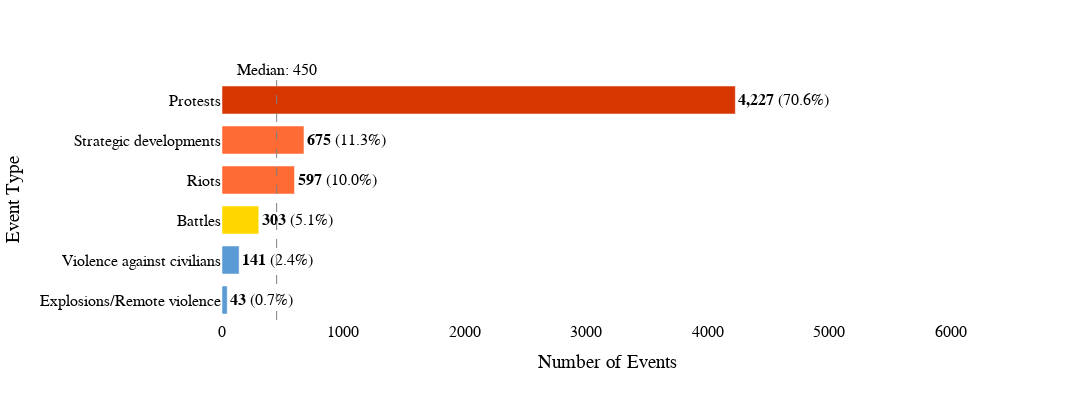
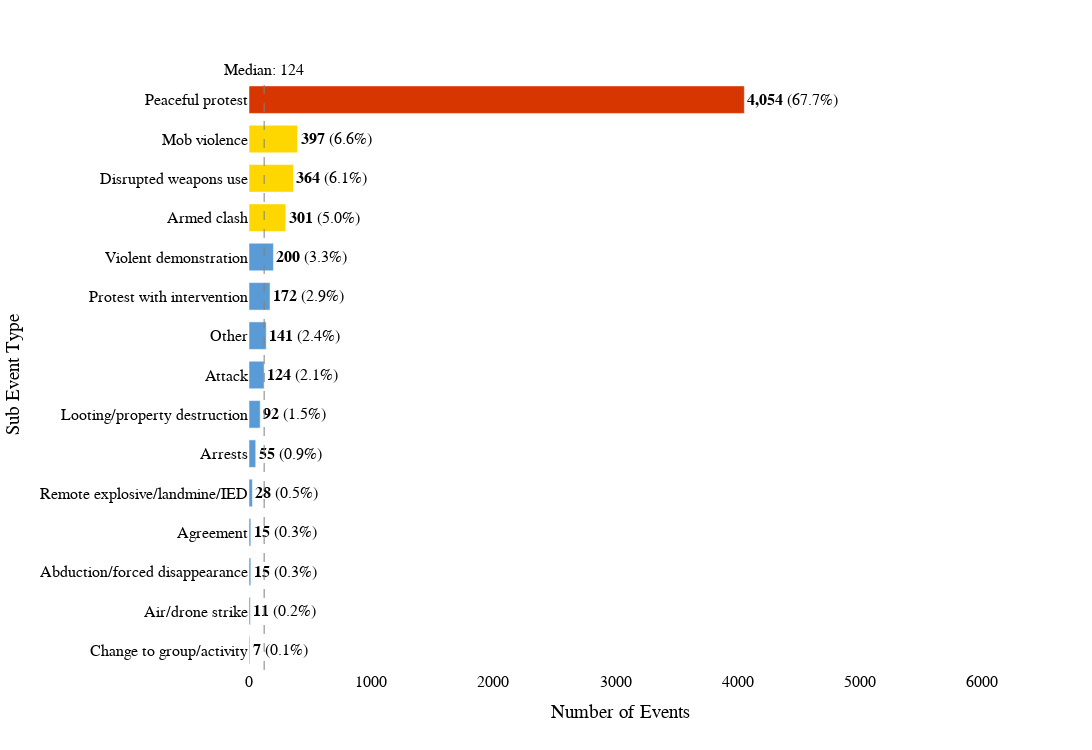
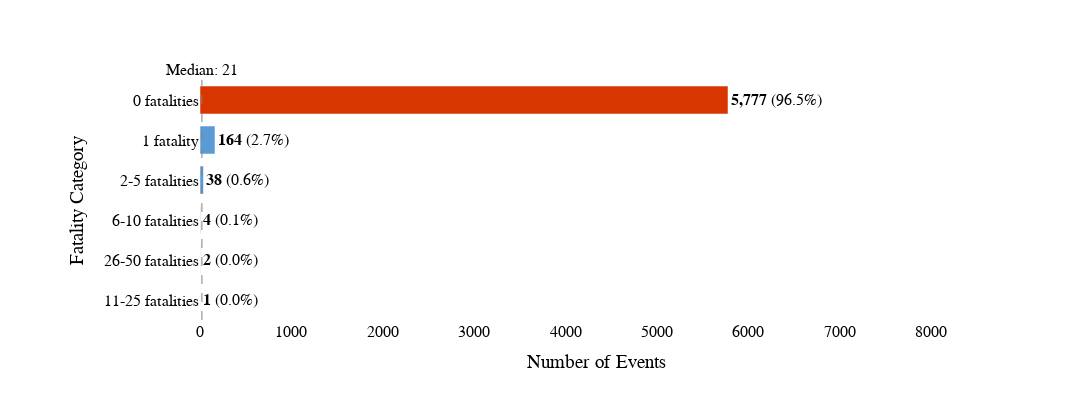

Notebook code cell kept with these figures, in order:
### Code cell
# ACLED Distribution Analysis (Forecast Generation Style)
if acled_pd is not None:
    
    def create_distribution_plot(data_column, column_name, top_n=15, chart_title=None):
        """
        Create a horizontal bar chart with forecast_generation styling
        """
        if column_name not in acled_pd.columns:
            print(f"Column '{column_name}' not found in dataset")
            return None
            
        # Get value counts
        value_counts = acled_pd[column_name].value_counts()
        
        # Take top N values if specified
        if top_n and len(value_counts) > top_n:
            value_counts = value_counts.head(top_n)
            title_suffix = f" (Top {top_n})"
        else:
            title_suffix = ""
        
        # Sort in ascending order for proper horizontal bar chart display
        value_counts = value_counts.sort_values(ascending=True)
        
        # Prepare data
        categories = value_counts.index.tolist()
        counts = value_counts.values.tolist()
        
        # Create text labels showing both count and percentage
        total_events = acled_pd[column_name].count()
        text_labels = []
        for count in counts:
            percentage = (count / total_events) * 100
            text_labels.append(f"<b>{count:,}</b> ({percentage:.1f}%)")
        
        # Create color mapping (similar to forecast_generation script)
        colors = []
        max_count = max(counts)
        for count in counts:
            # Color intensity based on relative frequency
            intensity = count / max_count
            if intensity >= 0.8:
                colors.append('#d73600')  # High frequency - dark red
            elif intensity >= 0.1:
                colors.append('#ff6b35')  # Medium-high frequency - orange-red
            elif intensity >= 0.07:
                colors.append('#ffd700')  # Medium frequency - gold
            elif intensity >= 0.05:
                colors.append('#87ceeb')  # Low-medium frequency - sky blue
            else:
                colors.append('#5b9bd5')  # Low frequency - blue
        
        # Create the horizontal bar chart
        fig = go.Figure()
        
        fig.add_trace(go.Bar(
            y=categories,
            x=counts,
            orientation='h',
            marker=dict(
                color=colors,
                line=dict(color='white', width=0.5)
            ),
            text=text_labels,
            textposition='outside',
            textfont=dict(size=14),
            cliponaxis=False,
            hovertemplate=(
                "<b>%{y}</b><br>"
                "Count: %{x:,}<br>"
                "Percentage: %{customdata:.1f}%"
                "<extra></extra>"
            ),
            customdata=[(count / total_events) * 100 for count in counts]
        ))
        
        # Calculate dynamic height based on number of categories
        num_categories = len(categories)
        bar_height = 50
        calculated_height = max(400, num_categories * bar_height)
        
        # Set x-axis range with extra space for labels
        x_range = [0, max(counts) * 1.5]
        
        # Update axes with styling similar to forecast_generation
        fig.update_xaxes(
            showticklabels=True,
            tickfont=dict(size=16),
            showgrid=False,
            gridcolor='lightgray',
            automargin=True,
            title="Number of Events"
        )

        fig.update_yaxes(
            tickfont=dict(size=16),
            tickmode='linear',
            showgrid=False,
            side='left',
            categoryorder='array',
            categoryarray=categories,
            automargin=True,
            title=column_name.replace('_', ' ').title()
        )
        
        # Update layout with styling similar to forecast_generation
        fig.update_layout(
            font=dict(size=16, family="Times New Roman", color="black"),
            uniformtext_minsize=16,
            uniformtext_mode='show',
            margin=dict(l=200, r=100, t=80, b=80),
            height=calculated_height,
            width=1200,
            paper_bgcolor='white',
            plot_bgcolor='white',
            showlegend=False,
            xaxis=dict(range=x_range),
            bargap=0.3
        )
        
        # Add vertical line at median for reference
        median_count = np.median(counts)
        fig.add_vline(
            x=median_count, 
            line_dash="dash", 
            line_color="gray", 
            line_width=1,
            annotation_text=f"Median: {median_count:,.0f}",
            annotation_position="top"
        )
        
        return fig, value_counts
    
    # 1. Event Type Distribution
    print("Creating Event Type Distribution...")
    fig_event_type, event_type_stats = create_distribution_plot('event_type', 'event_type')
    if fig_event_type:
        fig_event_type.show()
        print(f"Event types found: {len(event_type_stats)}")
    
    # 2. Sub Event Type Distribution (Top 15)
    print("\nCreating Sub Event Type Distribution...")
    fig_sub_event_type, sub_event_stats = create_distribution_plot('sub_event_type', 'sub_event_type', top_n=15)
    if fig_sub_event_type:
        fig_sub_event_type.show()
        print(f"Total sub-event types: {acled_pd['sub_event_type'].nunique()}")
        print(f"Showing top 15 sub-event types")
    
    # 3. Fatalities Distribution (Special handling for numerical data)
    print("\nCreating Fatalities Distribution...")
    if 'fatalities' in acled_pd.columns:
        # Create fatality bins for better visualization
        fatalities_data = acled_pd['fatalities'].copy()
        
        # Define fatality ranges
        def categorize_fatalities(x):
            if pd.isna(x) or x == 0:
                return "0 fatalities"
            elif x == 1:
                return "1 fatality"
            elif 2 <= x <= 5:
                return "2-5 fatalities"
            elif 6 <= x <= 10:
                return "6-10 fatalities"
            elif 11 <= x <= 25:
                return "11-25 fatalities"
            elif 26 <= x <= 50:
                return "26-50 fatalities"
            elif 51 <= x <= 100:
                return "51-100 fatalities"
            else:
                return "100+ fatalities"
        
        acled_pd['fatality_category'] = fatalities_data.apply(categorize_fatalities)
        
        fig_fatalities, fatality_stats = create_distribution_plot('fatality_category', 'fatality_category')
        if fig_fatalities:
            fig_fatalities.show()
            
            # Print fatality statistics
            print(f"Total fatalities across all events: {fatalities_data.sum():,}")
            print(f"Average fatalities per event: {fatalities_data.mean():.2f}")
            print(f"Median fatalities per event: {fatalities_data.median():.1f}")
            print(f"Maximum fatalities in single event: {fatalities_data.max():,}")
            print(f"Events with zero fatalities: {(fatalities_data == 0).sum():,} ({(fatalities_data == 0).mean()*100:.1f}%)")
    
    # Print overall summary
    print(f"\n" + "="*60)
    print("COMPREHENSIVE ACLED SUMMARY")
    print("="*60)
    print(f"Total events in merged dataset: {len(acled_pd):,}")
    if 'date' in acled_pd.columns:
        acled_pd['date'] = pd.to_datetime(acled_pd['date'])
        print(f"Date range: {acled_pd['date'].min()} to {acled_pd['date'].max()}")
        print(f"Time span: {(acled_pd['date'].max() - acled_pd['date'].min()).days} days")
    
    if 'country' in acled_pd.columns:
        print(f"Countries covered: {acled_pd['country'].nunique()}")
        top_countries = acled_pd['country'].value_counts().head(3)
        print("Top 3 countries by event count:")
        for country, count in top_countries.items():
            print(f"  {country}: {count:,} events")
    
else:
    print("ACLED data not available for distribution analysis")

### Figure 1 — Plotly figure (JSON) as saved in the notebook; plotly's stock layout.template omitted (floating-point values rounded to 4 significant figures)
{"data": [{"cliponaxis": false, "customdata": [0.7183, 2.355, 5.062, 9.973, 11.28, 70.61], "hovertemplate": "<b>%{y}</b><br>Count: %{x:,}<br>Percentage: %{customdata:.1f}%<extra></extra>", "marker": {"color": ["#5b9bd5", "#5b9bd5", "#ffd700", "#ff6b35", "#ff6b35", "#d73600"], "line": {"color": "white", "width": 0.5}}, "orientation": "h", "text": ["<b>43</b> (0.7%)", "<b>141</b> (2.4%)", "<b>303</b> (5.1%)", "<b>597</b> (10.0%)", "<b>675</b> (11.3%)", "<b>4,227</b> (70.6%)"], "textfont": {"size": 14}, "textposition": "outside", "type": "bar", "x": [43, 141, 303, 597, 675, 4227], "y": ["Explosions/Remote violence", "Violence against civilians", "Battles", "Riots", "Strategic developments", "Protests"]}], "layout": {"annotations": [{"showarrow": false, "text": "Median: 450", "x": 450, "xanchor": "center", "xref": "x", "y": 1, "yanchor": "bottom", "yref": "y domain"}], "bargap": 0.3, "font": {"color": "black", "family": "Times New Roman", "size": 16}, "height": 400, "margin": {"b": 80, "l": 200, "r": 100, "t": 80}, "paper_bgcolor": "white", "plot_bgcolor": "white", "shapes": [{"line": {"color": "gray", "dash": "dash", "width": 1}, "type": "line", "x0": 450, "x1": 450, "xref": "x", "y0": 0, "y1": 1, "yref": "y domain"}], "showlegend": false, "uniformtext": {"minsize": 16, "mode": "show"}, "width": 1200, "xaxis": {"automargin": true, "gridcolor": "lightgray", "range": [0, 6340.0], "showgrid": false, "showticklabels": true, "tickfont": {"size": 16}, "title": {"text": "Number of Events"}}, "yaxis": {"automargin": true, "categoryarray": ["Explosions/Remote violence", "Violence against civilians", "Battles", "Riots", "Strategic developments", "Protests"], "categoryorder": "array", "showgrid": false, "side": "left", "tickfont": {"size": 16}, "tickmode": "linear", "title": {"text": "Event Type"}}}}

### Figure 2 — Plotly figure (JSON) as saved in the notebook; plotly's stock layout.template omitted (floating-point values rounded to 4 significant figures)
{"data": [{"cliponaxis": false, "customdata": [0.1169, 0.1838, 0.2506, 0.2506, 0.4678, 0.9188, 1.537, 2.072, 2.355, 2.873, 3.341, 5.028, 6.081, 6.632, 67.72], "hovertemplate": "<b>%{y}</b><br>Count: %{x:,}<br>Percentage: %{customdata:.1f}%<extra></extra>", "marker": {"color": ["#5b9bd5", "#5b9bd5", "#5b9bd5", "#5b9bd5", "#5b9bd5", "#5b9bd5", "#5b9bd5", "#5b9bd5", "#5b9bd5", "#5b9bd5", "#5b9bd5", "#ffd700", "#ffd700", "#ffd700", "#d73600"], "line": {"color": "white", "width": 0.5}}, "orientation": "h", "text": ["<b>7</b> (0.1%)", "<b>11</b> (0.2%)", "<b>15</b> (0.3%)", "<b>15</b> (0.3%)", "<b>28</b> (0.5%)", "<b>55</b> (0.9%)", "<b>92</b> (1.5%)", "<b>124</b> (2.1%)", "<b>141</b> (2.4%)", "<b>172</b> (2.9%)", "<b>200</b> (3.3%)", "<b>301</b> (5.0%)", "<b>364</b> (6.1%)", "<b>397</b> (6.6%)", "<b>4,054</b> (67.7%)"], "textfont": {"size": 14}, "textposition": "outside", "type": "bar", "x": [7, 11, 15, 15, 28, 55, 92, 124, 141, 172, 200, 301, 364, 397, 4054], "y": ["Change to group/activity", "Air/drone strike", "Abduction/forced disappearance", "Agreement", "Remote explosive/landmine/IED", "Arrests", "Looting/property destruction", "Attack", "Other", "Protest with intervention", "Violent demonstration", "Armed clash", "Disrupted weapons use", "Mob violence", "Peaceful protest"]}], "layout": {"annotations": [{"showarrow": false, "text": "Median: 124", "x": 124, "xanchor": "center", "xref": "x", "y": 1, "yanchor": "bottom", "yref": "y domain"}], "bargap": 0.3, "font": {"color": "black", "family": "Times New Roman", "size": 16}, "height": 750, "margin": {"b": 80, "l": 200, "r": 100, "t": 80}, "paper_bgcolor": "white", "plot_bgcolor": "white", "shapes": [{"line": {"color": "gray", "dash": "dash", "width": 1}, "type": "line", "x0": 124, "x1": 124, "xref": "x", "y0": 0, "y1": 1, "yref": "y domain"}], "showlegend": false, "uniformtext": {"minsize": 16, "mode": "show"}, "width": 1200, "xaxis": {"automargin": true, "gridcolor": "lightgray", "range": [0, 6081], "showgrid": false, "showticklabels": true, "tickfont": {"size": 16}, "title": {"text": "Number of Events"}}, "yaxis": {"automargin": true, "categoryarray": ["Change to group/activity", "Air/drone strike", "Abduction/forced disappearance", "Agreement", "Remote explosive/landmine/IED", "Arrests", "Looting/property destruction", "Attack", "Other", "Protest with intervention", "Violent demonstration", "Armed clash", "Disrupted weapons use", "Mob violence", "Peaceful protest"], "categoryorder": "array", "showgrid": false, "side": "left", "tickfont": {"size": 16}, "tickmode": "linear", "title": {"text": "Sub Event Type"}}}}

### Figure 3 — Plotly figure (JSON) as saved in the notebook; plotly's stock layout.template omitted (floating-point values rounded to 4 significant figures)
{"data": [{"cliponaxis": false, "customdata": [0.01671, 0.03341, 0.06682, 0.6348, 2.74, 96.51], "hovertemplate": "<b>%{y}</b><br>Count: %{x:,}<br>Percentage: %{customdata:.1f}%<extra></extra>", "marker": {"color": ["#5b9bd5", "#5b9bd5", "#5b9bd5", "#5b9bd5", "#5b9bd5", "#d73600"], "line": {"color": "white", "width": 0.5}}, "orientation": "h", "text": ["<b>1</b> (0.0%)", "<b>2</b> (0.0%)", "<b>4</b> (0.1%)", "<b>38</b> (0.6%)", "<b>164</b> (2.7%)", "<b>5,777</b> (96.5%)"], "textfont": {"size": 14}, "textposition": "outside", "type": "bar", "x": [1, 2, 4, 38, 164, 5777], "y": ["11-25 fatalities", "26-50 fatalities", "6-10 fatalities", "2-5 fatalities", "1 fatality", "0 fatalities"]}], "layout": {"annotations": [{"showarrow": false, "text": "Median: 21", "x": 21, "xanchor": "center", "xref": "x", "y": 1, "yanchor": "bottom", "yref": "y domain"}], "bargap": 0.3, "font": {"color": "black", "family": "Times New Roman", "size": 16}, "height": 400, "margin": {"b": 80, "l": 200, "r": 100, "t": 80}, "paper_bgcolor": "white", "plot_bgcolor": "white", "shapes": [{"line": {"color": "gray", "dash": "dash", "width": 1}, "type": "line", "x0": 21, "x1": 21, "xref": "x", "y0": 0, "y1": 1, "yref": "y domain"}], "showlegend": false, "uniformtext": {"minsize": 16, "mode": "show"}, "width": 1200, "xaxis": {"automargin": true, "gridcolor": "lightgray", "range": [0, 8666.0], "showgrid": false, "showticklabels": true, "tickfont": {"size": 16}, "title": {"text": "Number of Events"}}, "yaxis": {"automargin": true, "categoryarray": ["11-25 fatalities", "26-50 fatalities", "6-10 fatalities", "2-5 fatalities", "1 fatality", "0 fatalities"], "categoryorder": "array", "showgrid": false, "side": "left", "tickfont": {"size": 16}, "tickmode": "linear", "title": {"text": "Fatality Category"}}}}
